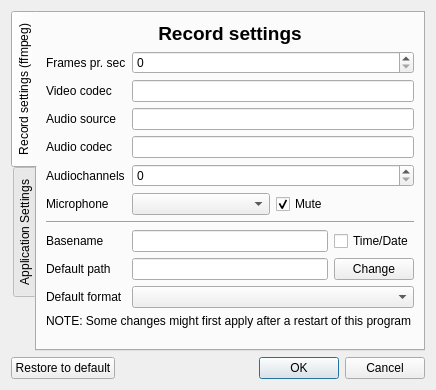
<?xml version="1.0" encoding="UTF-8"?>
<ui version="4.0">
 <class>SettingsDialog</class>
 <widget class="QDialog" name="SettingsDialog">
  <property name="geometry">
   <rect>
    <x>0</x>
    <y>0</y>
    <width>424</width>
    <height>390</height>
   </rect>
  </property>
  <property name="windowTitle">
   <string>Settings</string>
  </property>
  <layout class="QVBoxLayout" name="verticalLayout">
   <item>
    <widget class="QTabWidget" name="tabWidgetApplicationSettings">
     <property name="tabPosition">
      <enum>QTabWidget::West</enum>
     </property>
     <property name="currentIndex">
      <number>0</number>
     </property>
     <widget class="QWidget" name="tabRecordsettings">
      <attribute name="title">
       <string>Record settings (ffmpeg)</string>
      </attribute>
      <layout class="QVBoxLayout" name="verticalLayout_2">
       <item>
        <widget class="QLabel" name="labelRecordheader">
         <property name="font">
          <font>
           <pointsize>14</pointsize>
           <weight>75</weight>
           <bold>true</bold>
          </font>
         </property>
         <property name="text">
          <string>Record settings</string>
         </property>
         <property name="alignment">
          <set>Qt::AlignCenter</set>
         </property>
        </widget>
       </item>
       <item>
        <layout class="QGridLayout" name="gridLayout_4">
         <item row="0" column="0">
          <widget class="QLabel" name="labelfps">
           <property name="text">
            <string>Frames pr. sec</string>
           </property>
          </widget>
         </item>
         <item row="0" column="1">
          <widget class="QSpinBox" name="spinBoxfps">
           <property name="toolTip">
            <string>Changes the framerate in the recording</string>
           </property>
          </widget>
         </item>
         <item row="1" column="0">
          <widget class="QLabel" name="labelvideocodec">
           <property name="text">
            <string>Video codec</string>
           </property>
          </widget>
         </item>
         <item row="1" column="1">
          <widget class="QLineEdit" name="lineEditvideocodec">
           <property name="toolTip">
            <string>Changes the video codec used in the recording</string>
           </property>
          </widget>
         </item>
         <item row="3" column="0">
          <widget class="QLabel" name="labelaudiocodec">
           <property name="text">
            <string>Audio codec</string>
           </property>
          </widget>
         </item>
         <item row="3" column="1">
          <widget class="QLineEdit" name="lineEditaudiocodec">
           <property name="toolTip">
            <string>Changes the audio codec used in the recording</string>
           </property>
          </widget>
         </item>
         <item row="4" column="0">
          <widget class="QLabel" name="labelaudiochannles">
           <property name="text">
            <string>Audiochannels</string>
           </property>
          </widget>
         </item>
         <item row="4" column="1">
          <widget class="QSpinBox" name="spinBoxaudiochannels">
           <property name="toolTip">
            <string>Changes the number of audiochannels used</string>
           </property>
          </widget>
         </item>
         <item row="5" column="0">
          <widget class="QLabel" name="labelRecordingdevice">
           <property name="text">
            <string>Microphone</string>
           </property>
          </widget>
         </item>
         <item row="6" column="0" colspan="2">
          <widget class="Line" name="line">
           <property name="orientation">
            <enum>Qt::Horizontal</enum>
           </property>
          </widget>
         </item>
         <item row="7" column="0">
          <widget class="QLabel" name="labelbasename">
           <property name="text">
            <string>Basename</string>
           </property>
          </widget>
         </item>
         <item row="7" column="1">
          <layout class="QGridLayout" name="gridLayout">
           <item row="0" column="0">
            <widget class="QLineEdit" name="lineEditbasename">
             <property name="toolTip">
              <string>Choose a basename.</string>
             </property>
            </widget>
           </item>
           <item row="0" column="1">
            <widget class="QCheckBox" name="checkBoxbasenametimedate">
             <property name="toolTip">
              <string>Use the time and date as the basename.</string>
             </property>
             <property name="text">
              <string>Time/Date</string>
             </property>
            </widget>
           </item>
          </layout>
         </item>
         <item row="8" column="0">
          <widget class="QLabel" name="labelpath">
           <property name="text">
            <string>Default path</string>
           </property>
          </widget>
         </item>
         <item row="8" column="1">
          <layout class="QGridLayout" name="gridLayout_3">
           <item row="0" column="0">
            <widget class="QLineEdit" name="lineEditpath">
             <property name="toolTip">
              <string>Choose where to save your recordings</string>
             </property>
             <property name="readOnly">
              <bool>true</bool>
             </property>
            </widget>
           </item>
           <item row="0" column="1">
            <widget class="QPushButton" name="pushButtonpathBrowse">
             <property name="toolTip">
              <string>Change the default path.</string>
             </property>
             <property name="text">
              <string>Change</string>
             </property>
            </widget>
           </item>
          </layout>
         </item>
         <item row="9" column="0">
          <widget class="QLabel" name="labelFormat">
           <property name="text">
            <string>Default format</string>
           </property>
          </widget>
         </item>
         <item row="9" column="1">
          <widget class="QComboBox" name="comboBoxFormat">
           <property name="toolTip">
            <string>Choose which format the recordings should be saved with. </string>
           </property>
          </widget>
         </item>
         <item row="5" column="1">
          <layout class="QGridLayout" name="gridLayout_5">
           <item row="0" column="0">
            <widget class="QComboBox" name="comboBoxrecording">
             <property name="toolTip">
              <string>Select a microphone input device</string>
             </property>
            </widget>
           </item>
           <item row="0" column="1">
            <widget class="QCheckBox" name="checkBoxMicMute">
             <property name="toolTip">
              <string>Mute the microphone. (No audio will be recorded)</string>
             </property>
             <property name="text">
              <string>Mute</string>
             </property>
             <property name="checked">
              <bool>true</bool>
             </property>
            </widget>
           </item>
          </layout>
         </item>
         <item row="2" column="1">
          <widget class="QLineEdit" name="lineEditAudiosource"/>
         </item>
         <item row="2" column="0">
          <widget class="QLabel" name="label_3">
           <property name="text">
            <string>Audio source</string>
           </property>
          </widget>
         </item>
        </layout>
       </item>
       <item>
        <widget class="QLabel" name="label">
         <property name="text">
          <string>NOTE: Some changes might first apply after a restart of this program</string>
         </property>
        </widget>
       </item>
       <item>
        <spacer name="verticalSpacer">
         <property name="orientation">
          <enum>Qt::Vertical</enum>
         </property>
         <property name="sizeHint" stdset="0">
          <size>
           <width>20</width>
           <height>49</height>
          </size>
         </property>
        </spacer>
       </item>
      </layout>
      <zorder>labelRecordheader</zorder>
      <zorder>verticalSpacer</zorder>
      <zorder>label</zorder>
     </widget>
     <widget class="QWidget" name="tabApplicationSettings">
      <attribute name="title">
       <string>Application Settings</string>
      </attribute>
      <layout class="QVBoxLayout" name="verticalLayout_3">
       <item>
        <widget class="QLabel" name="labelAppSettingsheader">
         <property name="font">
          <font>
           <pointsize>14</pointsize>
           <weight>75</weight>
           <bold>true</bold>
          </font>
         </property>
         <property name="text">
          <string>Application settings</string>
         </property>
         <property name="alignment">
          <set>Qt::AlignCenter</set>
         </property>
        </widget>
       </item>
       <item>
        <layout class="QGridLayout" name="gridLayout_6">
         <item row="0" column="0">
          <widget class="QLabel" name="labelLanguage">
           <property name="text">
            <string>Language</string>
           </property>
          </widget>
         </item>
         <item row="0" column="1">
          <widget class="QComboBox" name="comboBoxLanguage"/>
         </item>
         <item row="1" column="1">
          <spacer name="horizontalSpacer">
           <property name="orientation">
            <enum>Qt::Horizontal</enum>
           </property>
           <property name="sizeHint" stdset="0">
            <size>
             <width>278</width>
             <height>17</height>
            </size>
           </property>
          </spacer>
         </item>
        </layout>
       </item>
       <item>
        <spacer name="verticalSpacer_2">
         <property name="orientation">
          <enum>Qt::Vertical</enum>
         </property>
         <property name="sizeHint" stdset="0">
          <size>
           <width>20</width>
           <height>189</height>
          </size>
         </property>
        </spacer>
       </item>
       <item>
        <widget class="QLabel" name="label_2">
         <property name="text">
          <string>NOTE: Some changes might first apply after a restart of this program</string>
         </property>
        </widget>
       </item>
      </layout>
     </widget>
    </widget>
   </item>
   <item>
    <layout class="QGridLayout" name="gridLayout_2">
     <item row="0" column="1">
      <widget class="QDialogButtonBox" name="buttonBox">
       <property name="statusTip">
        <string>Save or decline changes</string>
       </property>
       <property name="orientation">
        <enum>Qt::Horizontal</enum>
       </property>
       <property name="standardButtons">
        <set>QDialogButtonBox::Cancel|QDialogButtonBox::Ok</set>
       </property>
      </widget>
     </item>
     <item row="0" column="0">
      <widget class="QPushButton" name="pushButtonRestore">
       <property name="toolTip">
        <string>Restores the settings to the defaults. Please note, these can not be undone!</string>
       </property>
       <property name="statusTip">
        <string>Restore to default. PLEASE NOTE: CAN NOT BE UNDONE!</string>
       </property>
       <property name="text">
        <string>Restore to default</string>
       </property>
      </widget>
     </item>
    </layout>
   </item>
  </layout>
 </widget>
 <resources/>
 <connections>
  <connection>
   <sender>buttonBox</sender>
   <signal>accepted()</signal>
   <receiver>SettingsDialog</receiver>
   <slot>accept()</slot>
   <hints>
    <hint type="sourcelabel">
     <x>244</x>
     <y>324</y>
    </hint>
    <hint type="destinationlabel">
     <x>157</x>
     <y>274</y>
    </hint>
   </hints>
  </connection>
  <connection>
   <sender>buttonBox</sender>
   <signal>rejected()</signal>
   <receiver>SettingsDialog</receiver>
   <slot>reject()</slot>
   <hints>
    <hint type="sourcelabel">
     <x>312</x>
     <y>324</y>
    </hint>
    <hint type="destinationlabel">
     <x>286</x>
     <y>274</y>
    </hint>
   </hints>
  </connection>
 </connections>
</ui>
